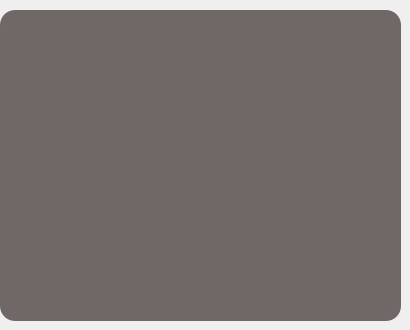
    <widget class="QWidget" name="tab_3">
     <attribute name="title">
      <string>Отсек 1</string>
     </attribute>
     <widget class="QWidget" name="widget_graphic_1" native="true">
      <property name="geometry">
       <rect>
        <x>0</x>
        <y>10</y>
        <width>401</width>
        <height>311</height>
       </rect>
      </property>
      <property name="styleSheet">
       <string notr="true">color: #f4f3ee;
background-color: #6f6866;
border-radius: 15px;                     /* &lt;----  закругление краев  */ 
/*border: 2px solid #094065; &lt;----- цвет границы*/ </string>
      </property>
      <widget class="QPushButton" name="pushButton_9">
       <property name="geometry">
        <rect>
         <x>710</x>
         <y>10</y>
         <width>160</width>
         <height>60</height>
        </rect>
       </property>
       <property name="styleSheet">
        <string notr="true">QPushButton {
color: #FFFCF2;
background-color: #788585;
border-radius: 15px;                     /* &lt;----  закругление краев  */ 
font-weight: bold;
font-size: 10pt;
font-family: Montserrat ExtraBold;
border: 2px solid #38302e; /*&lt;----- цвет границы*/
}
QPushButton:hover {
color: #e0afa0;
background-color: #9caea9;
}
QPushButton:pressed {
color: #f4f3ee;
background-color: #ccdad1;
}
</string>
       </property>
       <property name="text">
        <string>Утечка кислорода</string>
       </property>
      </widget>
      <widget class="QPushButton" name="pushButton_10">
       <property name="geometry">
        <rect>
         <x>710</x>
         <y>80</y>
         <width>160</width>
         <height>60</height>
        </rect>
       </property>
       <property name="styleSheet">
        <string notr="true">QPushButton {
color: #FFFCF2;
background-color: #788585;
border-radius: 15px;                     /* &lt;----  закругление краев  */ 
font-weight: bold;
font-size: 10pt;
font-family: Montserrat ExtraBold;
border: 2px solid #38302e; /*&lt;----- цвет границы*/
}
QPushButton:hover {
color: #e0afa0;
background-color: #9caea9;
}
QPushButton:pressed {
color: #f4f3ee;
background-color: #ccdad1;
}
</string>
       </property>
       <property name="text">
        <string>Утечка кислорода</string>
       </property>
      </widget>
     </widget>
    </widget>
